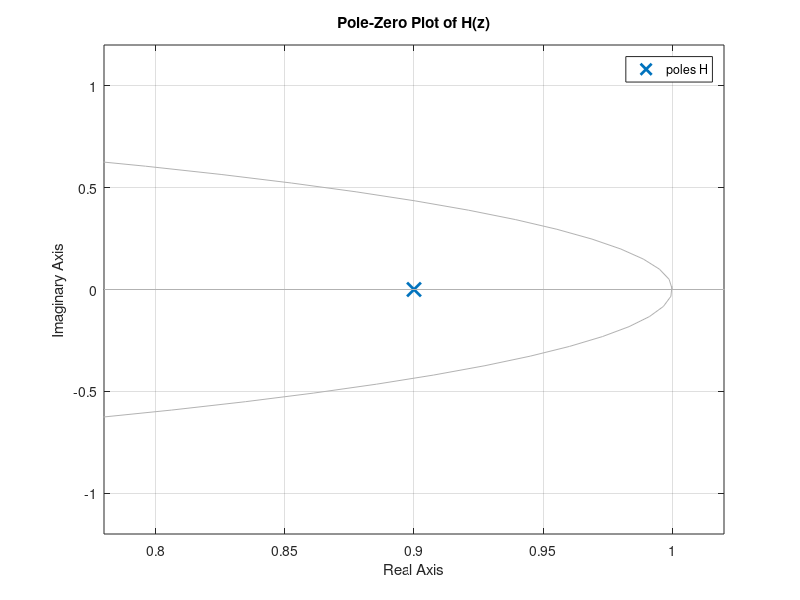
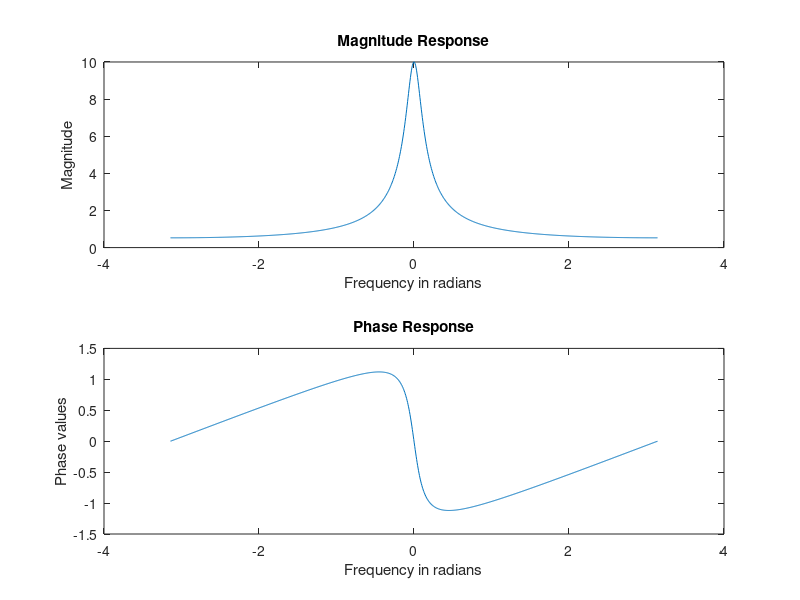
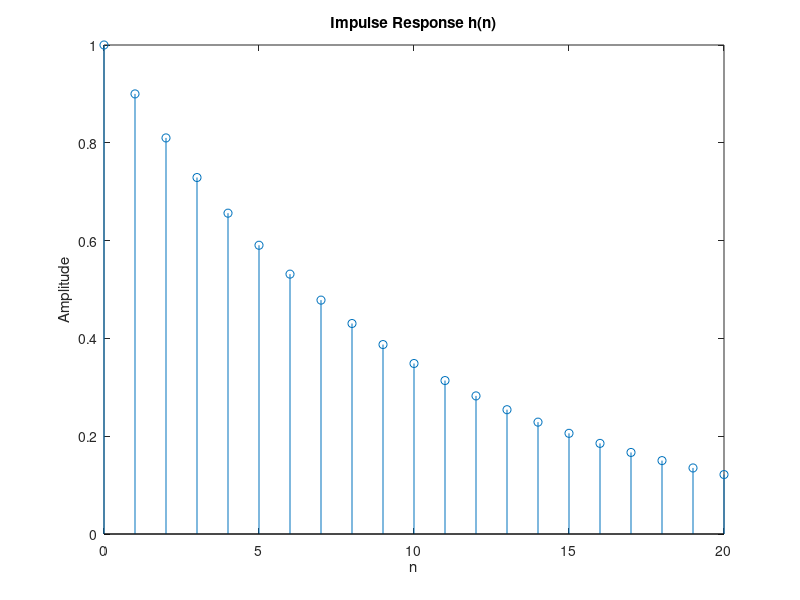

These charts were generated, in order, by the following MATLAB code:
% Define the transfer function H(z)

num = [1];          % Numerator coefficients (z)
den = [1 -0.9];     % Denominator coefficients (z - 0.9)

% Create the transfer function
H = tf(num, den, -1); % -1 indicates discrete time
disp('Zeros and poles located at:');
[zz, pp] = tf2zp(num, den); % Get zeros and poles from transfer function

% a) Pole-Zero Plot
figure; 
pzmap(H);             % Plot the pole-zero map of H(z)
title('Pole-Zero Plot of H(z)');
grid on;             % Add grid to the plot

% b) Frequency Response
omega = linspace(-pi, pi, 1024); % Frequency range from -π to π, 1024 points
H_freq = freqz(num, den, omega); % Compute the frequency response of H(z)

% Magnitude and Phase of the frequency response
magnitude = abs(H_freq);  % Magnitude response
phase = angle(H_freq);    % Phase response

% Plot Magnitude Response
figure;
subplot(2, 1, 1);        % Create subplot (2 rows, 1 column, 1st plot)
plot(omega, magnitude);  % Plot magnitude response
title('Magnitude Response');
xlabel('Frequency in radians');
ylabel('Magnitude');

% Plot Phase Response
subplot(2, 1, 2);        % Create subplot (2 rows, 1 column, 2nd plot)
plot(omega, phase);      % Plot phase response
title('Phase Response');
xlabel('Frequency in radians');
ylabel('Phase values');

% c) Impulse Response
n = 0:20;                % Time index from 0 to 20
h = (0.9).^n;            % Impulse response for n >= 0 using (0.9)^n
h(1) = 1;                % h(0) = 1 for the impulse response, correction

disp('Samples of impulse response:');
disp(h);                 % Display the impulse response values

% Plot Impulse Response
figure;
stem(n, h);              % Plot the discrete-time impulse response
title('Impulse Response h(n)');
xlabel('n');
ylabel('Amplitude');
